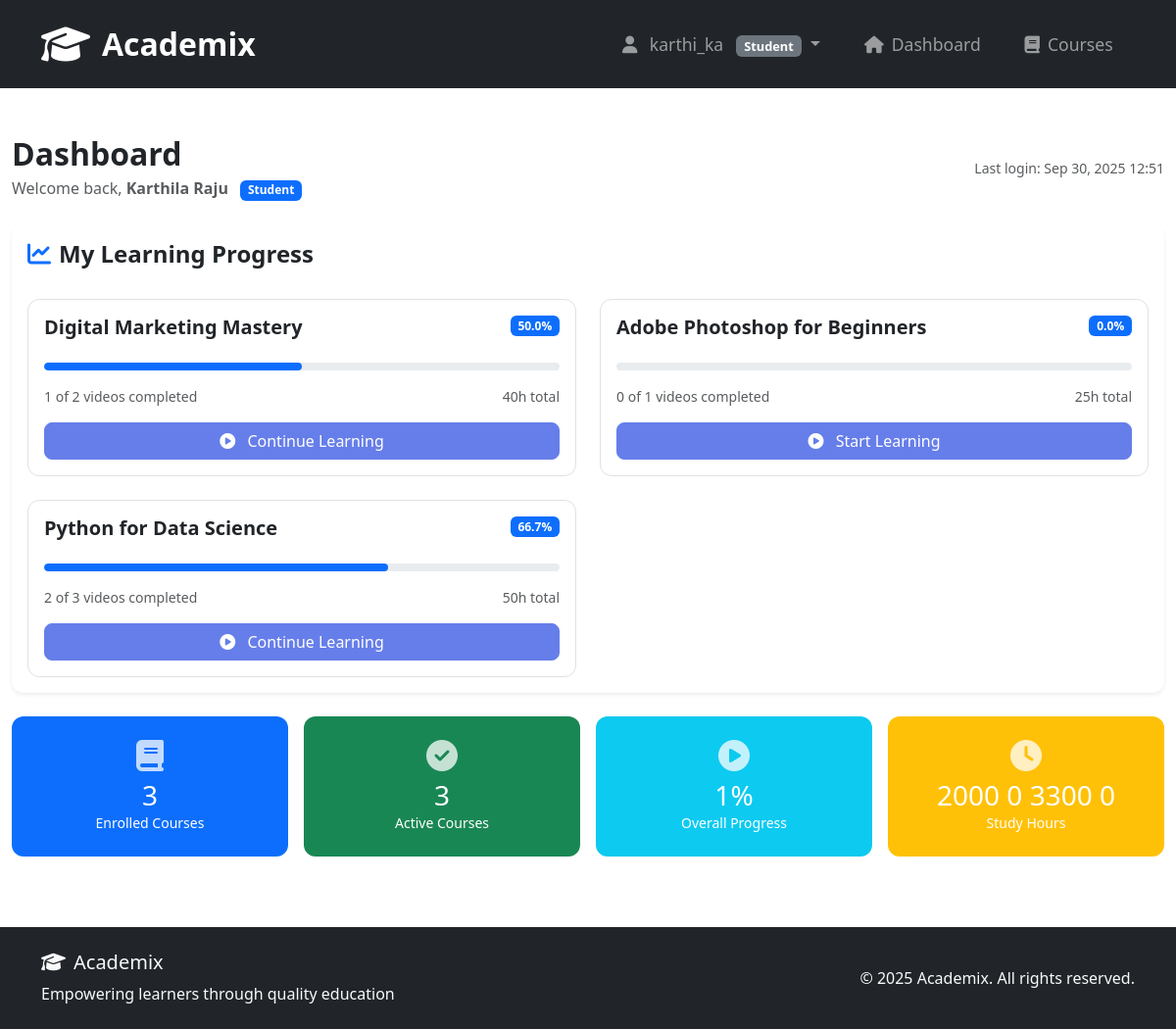
The app's page /dashboard/ (signed in) with its own data.
### users/models.py (models this page shows, shortened)
class CustomUser(AbstractUser):
    USER_TYPE_CHOICES = (
        ('student', 'Student'),
        ('trainer', 'Trainer'),
        ('manager', 'Manager'),
    )
    user_type = models.CharField(max_length=10, choices=USER_TYPE_CHOICES, default='student')
    phone = models.CharField(max_length=15, blank=True)
    country = models.ForeignKey(Country, on_delete=models.SET_NULL, null=True, blank=True)
    state = models.ForeignKey(State, on_delete=models.SET_NULL, null=True, blank=True)
    district = models.ForeignKey(District, on_delete=models.SET_NULL, null=True, blank=True)
    skype_id = models.CharField(max_length=100, blank=True)
    whatsapp_number = models.CharField(max_length=15, blank=True)
    is_email_verified = models.BooleanField(default=False)
    email_verification_token = models.CharField(max_length=100, blank=True)
    groups = models.ManyToManyField(
        Group,
        verbose_name='groups',
        blank=True,
        help_text='The groups this user belongs to. A user will get all permissions granted to each of their groups.',
        related_name="customuser_set",
        related_query_name="user",
    )
    user_permissions = models.ManyToManyField(
        Permission,
        verbose_name='user permissions',
        blank=True,
        help_text='Specific permissions for this user.',
        related_name="customuser_set",
        related_query_name="user",
    )
    class Meta:
        db_table = 'users_customuser'

### courses/models.py (models this page shows, shortened)
class Course(models.Model):
    title = models.CharField(max_length=200)
    description = models.TextField()
    category = models.ForeignKey(CourseCategory, on_delete=models.CASCADE)
    trainer = models.ForeignKey(CustomUser, on_delete=models.CASCADE, limit_choices_to={'user_type': 'trainer'})
    price = models.DecimalField(max_digits=10, decimal_places=2)
    duration = models.IntegerField(help_text="Duration in hours")
    created_at = models.DateTimeField(auto_now_add=True)
    updated_at = models.DateTimeField(auto_now=True)
    is_active = models.BooleanField(default=True)

### new_elearning/views.py (the view, shortened to what this page needs)
# urls.py: path('dashboard/', views.dashboard, name='dashboard'),
@login_required
def dashboard(request):
    user = request.user
    context = {'user': user}
    if user.user_type == 'student':
        from courses.models import StudentCourse, VideoProgress
        enrolled_courses = StudentCourse.objects.filter(student=user)
        progress_data = []
        for course_enrollment in enrolled_courses:
            total_videos = course_enrollment.course.videos.count()
            completed_videos = VideoProgress.objects.filter(
                student=user,
                video__course=course_enrollment.course,
                completed=True
            ).count()
            progress_percentage = (completed_videos / total_videos * 100) if total_videos > 0 else 0
            progress_data.append({
                'course': course_enrollment.course,
                'progress': progress_percentage,
                'completed_videos': completed_videos,
                'total_videos': total_videos
            })
        context['progress_data'] = progress_data
    return render(request, 'dashboard.html', context)

### templates/dashboard.html (shortened to what this page needs)
{% extends 'base.html' %}
{% load static %}
{% block content %}
<div class="container-fluid py-4">
    <div class="row mb-4">
        <div class="col-12">
            <div class="d-flex justify-content-between align-items-center">
                <div>
                    <h1 class="h2 fw-bold text-dark mb-1">Dashboard</h1>
                    <p class="text-muted mb-0">
                        Welcome back, <span class="fw-semibold">{{ user.get_full_name|default:user.username }}</span>
                        <span class="badge bg-primary ms-2">{{ user.get_user_type_display }}</span>
                    </p>
                </div>
                <div class="text-end">
                    <small class="text-muted">Last login: {{ user.last_login|date:"M d, Y H:i"|default:"First time" }}</small>
                </div>
            </div>
        </div>
    </div>
    {% if user.user_type == 'student' %}
    <div class="row">
        <div class="col-12 mb-4">
            <div class="card border-0 shadow-sm">
                <div class="card-header bg-transparent border-0 py-3">
                    <h4 class="fw-bold mb-0">
                        <i class="fas fa-chart-line me-2 text-primary"></i>My Learning Progress
                    </h4>
                </div>
                <div class="card-body">
                    {% if progress_data %}
                    <div class="row g-4">
                        {% for progress in progress_data %}
                        <div class="col-xl-6">
                            <div class="card border h-100">
                                <div class="card-body">
                                    <div class="d-flex justify-content-between align-items-start mb-3">
                                        <h5 class="card-title fw-bold text-dark">{{ progress.course.title }}</h5>
                                        <span class="badge bg-primary">{{ progress.progress|floatformat:1 }}%</span>
                                    </div>
                                    <div class="progress mb-3" style="height: 8px;">
                                        <div class="progress-bar bg-primary"
                                             role="progressbar"
                                             style="width: {{ progress.progress }}%">
                                        </div>
                                    </div>
                                    <div class="d-flex justify-content-between align-items-center text-muted small mb-3">
                                        <span>{{ progress.completed_videos }} of {{ progress.total_videos }} videos completed</span>
                                        <span>{{ progress.course.duration }}h total</span>
                                    </div>
                                    <div class="d-grid">
                                        <a href="{% url 'course_detail' progress.course.id %}" class="btn btn-primary">
                                            <i class="fas fa-play-circle me-2"></i>
                                            {% if progress.progress == 0 %}Start Learning{% else %}Continue Learning{% endif %}
                                        </a>
                                    </div>
                                </div>
                            </div>
                        </div>
                        {% endfor %}
                    </div>
                    {% endif %}
                </div>
            </div>
        </div>
        {% if progress_data %}
        <div class="col-12">
            <div class="row g-3">
                <div class="col-md-3 d-flex">
                    <div class="card border-0 bg-primary text-white w-100">
                        <div class="card-body text-center py-4 d-flex flex-column justify-content-center">
                            <i class="fas fa-book fa-2x mb-2 opacity-75"></i>
                            <h3 class="mb-0">{{ progress_data|length }}</h3>
                            <p class="mb-0 small">Enrolled Courses</p>
                        </div>
                    </div>
                </div>
                <div class="col-md-3 d-flex">
                    <div class="card border-0 bg-success text-white w-100">
                        <div class="card-body text-center py-4 d-flex flex-column justify-content-center">
                            <i class="fas fa-check-circle fa-2x mb-2 opacity-75"></i>
                            <h3 class="mb-0">{{ progress_data|length }}</h3>
                            <p class="mb-0 small">Active Courses</p>
                        </div>
                    </div>
                </div>
                <div class="col-md-3 d-flex">
                    <div class="card border-0 bg-info text-white w-100">
                        <div class="card-body text-center py-4 d-flex flex-column justify-content-center">
                            <i class="fas fa-play-circle fa-2x mb-2 opacity-75"></i>
                            <h3 class="mb-0">
                                {% with total_videos=progress_data.0.total_videos total_completed=progress_data.0.completed_videos %}
                                {% if total_videos > 0 %}
                                    {{ total_completed|floatformat:0 }}%
                                {% else %}
                                    0%
                                {% endif %}
                                {% endwith %}
                            </h3>
                            <p class="mb-0 small">Overall Progress</p>
                        </div>
                    </div>
                </div>
                <div class="col-md-3 d-flex">
                    <div class="card border-0 bg-warning text-white w-100">
                        <div class="card-body text-center py-4 d-flex flex-column justify-content-center">
                            <i class="fas fa-clock fa-2x mb-2 opacity-75"></i>
                            <h3 class="mb-0">
                                {% with total_duration=0 %}
                                    {% for progress in progress_data %}
                                        {% widthratio progress.course.duration 1 progress.progress as course_hours %}
                                        {{ total_duration|add:course_hours }}
                                    {% endfor %}
                                    {{ total_duration|default:"0" }}
                                {% endwith %}
                            </h3>
                            <p class="mb-0 small">Study Hours</p>
                        </div>
                    </div>
                </div>
            </div>
        </div>
        {% endif %}
    </div>
    {% endif %}
</div>
{% endblock %}

### templates/base.html (shortened to what this page needs)
<!DOCTYPE html>
<html lang="en">
<head>
    <link href="https://cdn.jsdelivr.net/npm/bootstrap@5.3.0/dist/css/bootstrap.min.css" rel="stylesheet">
    <link rel="stylesheet" href="https://cdnjs.cloudflare.com/ajax/libs/font-awesome/6.4.0/css/all.min.css">
    {% load static %}
</head>
<body>
    <nav class="navbar navbar-expand-lg navbar-dark bg-dark sticky-top">
        <div class="container">
            <a class="navbar-brand" href="{% url 'home' %}">
                <i class="fas fa-graduation-cap brand-icon"></i>
                Academix
            </a>
            <div class="collapse navbar-collapse" id="navbarNav">
                <ul class="navbar-nav ms-auto">
                    {% if user.is_authenticated %}
                        <li class="nav-item dropdown">
                            <a class="nav-link dropdown-toggle" href="#" id="userDropdown" role="button" data-bs-toggle="dropdown">
                                <i class="fas fa-user me-2"></i>
                                {{ user.username }}
                                <span class="badge bg-secondary user-type-badge ms-2">{{ user.get_user_type_display }}</span>
                            </a>
                        </li>
                        <li class="nav-item">
                            <a class="nav-link" href="{% url 'dashboard' %}">
                                <i class="fas fa-home me-2"></i>Dashboard
                            </a>
                        </li>
                        <li class="nav-item">
                            <a class="nav-link" href="{% url 'course_list' %}">
                                <i class="fas fa-book me-2"></i>Courses
                            </a>
                        </li>
                    {% endif %}
                </ul>
            </div>
        </div>
    </nav>
    <main class="main-content">
        {% block content %}
        {% endblock %}
    </main>
    <footer class="bg-dark text-light py-4 mt-5">
        <div class="container">
            <div class="row align-items-center">
                <div class="col-md-6">
                    <h5 class="mb-2">
                        <i class="fas fa-graduation-cap me-2"></i>Academix
                    </h5>
                    <p class="mb-0 text-light">Empowering learners through quality education</p>
                </div>
                <div class="col-md-6 text-md-end">
                    <p class="mb-0">&copy; 2025 Academix. All rights reserved.</p>
                </div>
            </div>
        </div>
    </footer>
</body>
</html>

### templates/base.html (style rules this page uses)
.navbar { min-height: 80px; padding: 1rem 0; }
.navbar-brand { font-size: 2rem !important; font-weight: 700; display: flex; align-items: center; }
.brand-icon { font-size: 2.5rem !important; margin-right: 12px; }
.navbar-nav .nav-link { font-size: 1.1rem; font-weight: 500; padding: 0.8rem 1.2rem !important; margin: 0 0.2rem; }
.user-type-badge { font-size: 0.8rem; }

### templates/dashboard.html (style rules this page uses)
.card { border-radius: 12px; }
.progress { border-radius: 10px; }
.progress-bar { border-radius: 10px; }
.btn-primary { background: #667eea; border: 1px solid #667eea; border-radius: 8px; }
.d-flex .card { height: 100%; }
.card-body.text-center.py-4 { min-height: 140px; display: flex; flex-direction: column; justify-content: center; }

### records on screen
CustomUser: username "karthi_ka", user_type "Student", get_full_name "Karthila Raju", last_login "Sep 30, 2025 12:51"
Course: course "Digital Marketing Mastery", progress "50.0", completed_videos "1", total_videos "2", course.duration "40", shows "Continue Learning", total_duration "2000"
Course: course "Adobe Photoshop for Beginners", progress "0.0", completed_videos "0", total_videos "1", course.duration "25", shows "Start Learning", total_duration "0"
Course: course "Python for Data Science", progress "66.7", {{ progress.progress }} 66.66666666666666 (drawn), completed_videos "2", total_videos "3", course.duration "50", shows "Continue Learning", total_duration "3300"

### other values on screen
{{ progress_data|length }} "3"
{{ total_completed|floatformat:0 }} "1"
{{ total_duration|default:"0" }} "0"
